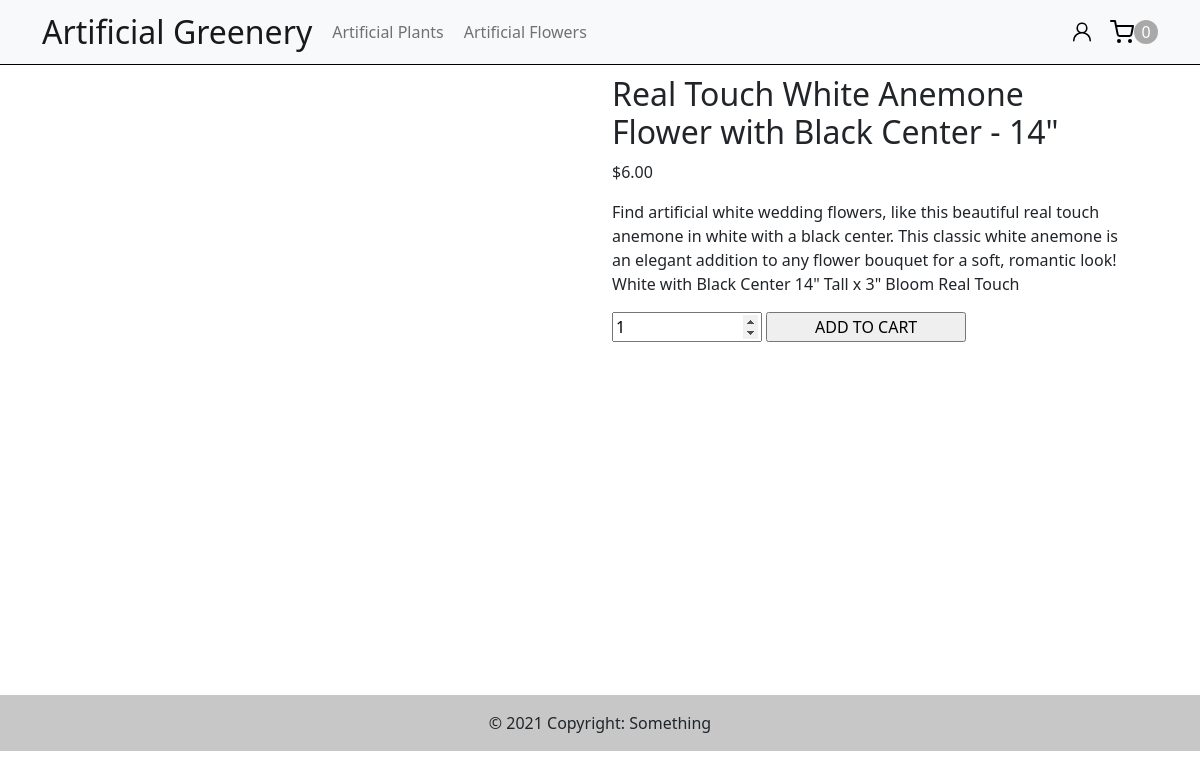
Page /details.php?ID_tanaman=49 on the committed database.
### tables this page shows
CREATE TABLE `tanaman` (
  `ID` int(200) NOT NULL,
  `nama` varchar(1000) NOT NULL,
  `jenis` varchar(1000) NOT NULL,
  `harga` int(200) NOT NULL,
  `stok` int(200) NOT NULL,
  `deskripsi` varchar(1000) NOT NULL,
  `gambar` varchar(1000) NOT NULL
);

### details.php (the view, shortened to what this page needs)
<?php
require_once("./connection.php");
$ID_tanaman = $_GET["ID_tanaman"];
$tanaman = $conn->query("SELECT * FROM tanaman where ID=$ID_tanaman")->fetch_all(MYSQLI_ASSOC)[0];
?>
<!doctype html>
<html lang="en">
  <head>
    <link href="https://cdn.jsdelivr.net/npm/bootstrap@5.1.3/dist/css/bootstrap.min.css" rel="stylesheet">
    <link rel="stylesheet" href="style.css">
    <link rel="stylesheet" href="shoppingcart.css">
  </head>
  <body>
    <nav class="navbar navbar-expand-lg navbar-light bg-light pb-2" id="nav">
        <div class="container" >
            <div class="me-auto order-0">
                <a class="navbar-brand fs-2 me-1" href="index.php">Artificial Greenery</a>
            </div>
            <div class="collapse navbar-collapse" id="navbarNavAltMarkup">
            <div class="navbar-nav ms-1 ">
                <a class="nav-link ms-1" href="ArtificialP.php">Artificial Plants</a>
                <a class="nav-link ms-1" href="ArtificialFSearch.php">Artificial Flowers</a>
            </div>
          </div>
          <div class="navbar">
            <a class="nav me-3" href="login.php"><img src="./webpage_asset/person.svg" alt=""></a>
            <a class="nav" href="#" data-bs-toggle="offcanvas" data-bs-target="#offcanvasRight"><img src="./webpage_asset/shopping-cart.svg" aria-controls="offcanvasRight" alt=""></a>
            <div id="totalcart">0</div>
          </div>
        </div>
    </nav>
    <div class="det d-flex justify-content-center container">
        <div class="row">
          <div class="col-sm-12 col-lg-6 me-auto d-flex justify-content-center">
          </div>
          <div class="col-sm-12 col-lg-6 pe-3">
              <div class="sub">
                  <h2><?php echo $tanaman["nama"];?></h2>
                  <p>$<?php echo $tanaman["harga"];?>.00</p>
                  <p><?php echo $tanaman["deskripsi"];?></p>
                  <input type="number" id="jumlah<?php echo $ID_tanaman;?>" value=1 name="" min="1" max="20" style="width: 150px;">
                  <input type="submit" onclick="tambah(<?php echo $ID_tanaman;?>)" name="" value="ADD TO CART">
              </div>
          </div>
        </div>
    </div>
    <footer class="bg-light text-center text-lg-start">
        <div class="text-center p-3" style="background-color: rgba(0, 0, 0, 0.2);">
          © 2021 Copyright: Something
        </div>
    </footer>
  </body>
</html>

### style.css (style rules this page uses)
body { min-height: 90vh; }
#nav { border-bottom: solid black 1px; }
a { color: black; }
.sub { padding: 10px 0; }
input[type=submit] { width: 200px; }
a:link { text-decoration: none; }
#totalcart { border-radius: 50%; background-color: darkgray; color: white; text-align: center; width: 24px; }

### details.php (style rules this page uses)
.det { padding: 0 40px; }

### rows in the picture
tanaman: nama "Real Touch White Anemone Flower with Black Center - 14\"", harga "6", deskripsi "Find artificial white wedding flowers, like this beautiful real touch anemone in white with a black center. This classic white anemone is an elegant addition to any flower bouquet for a soft, romantic look! White with Black Center 14\" Tall x 3\" Bloom Real Touch"
